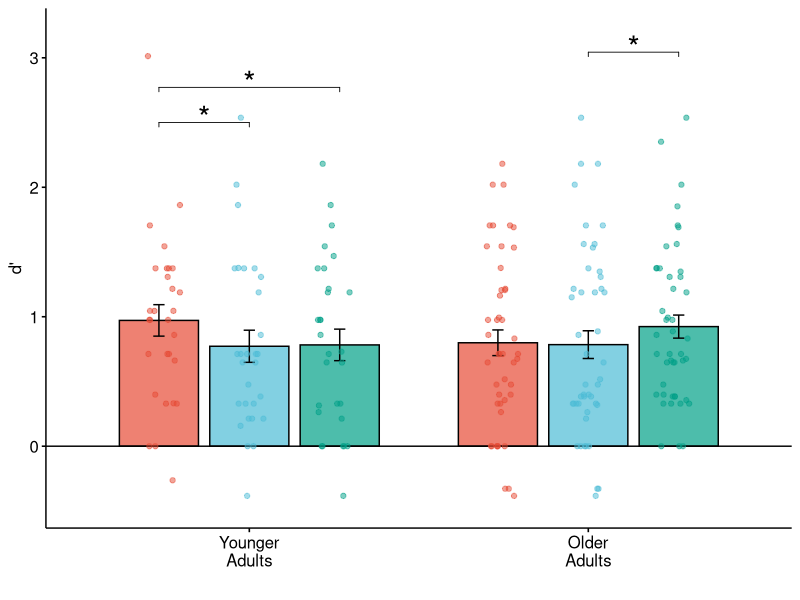
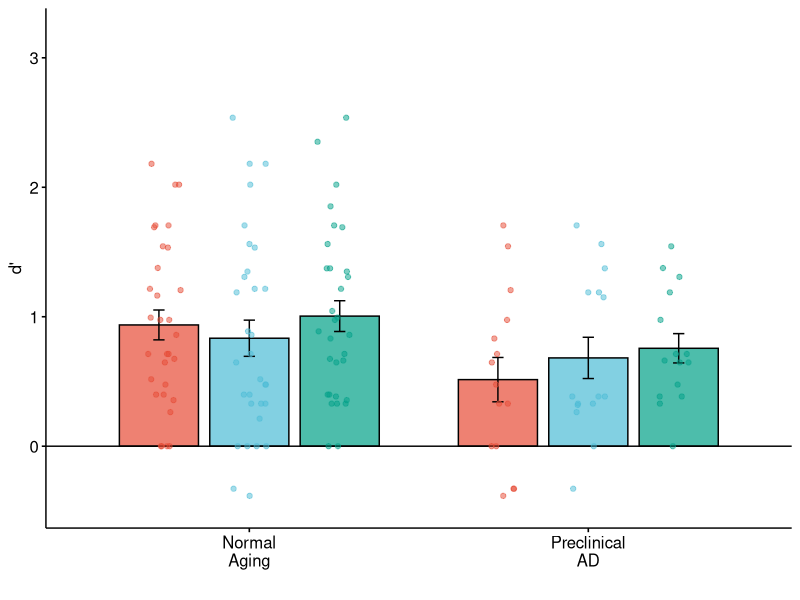
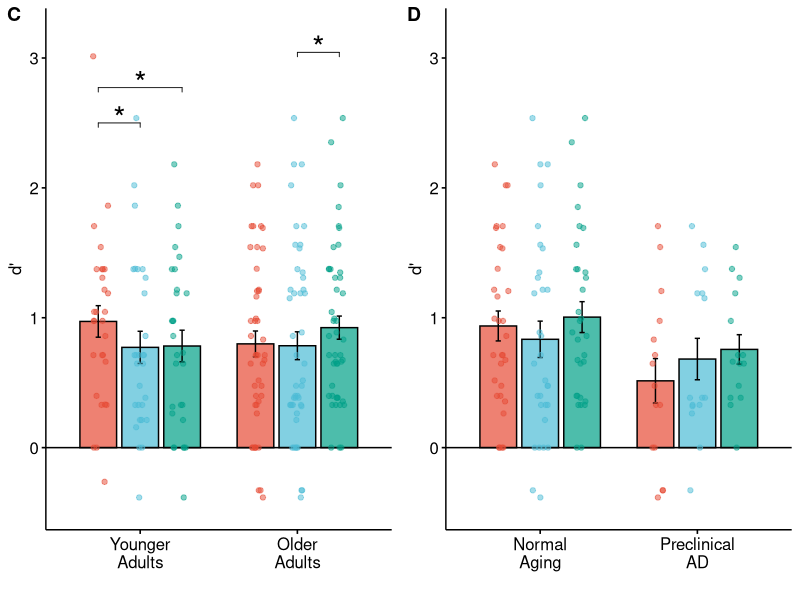
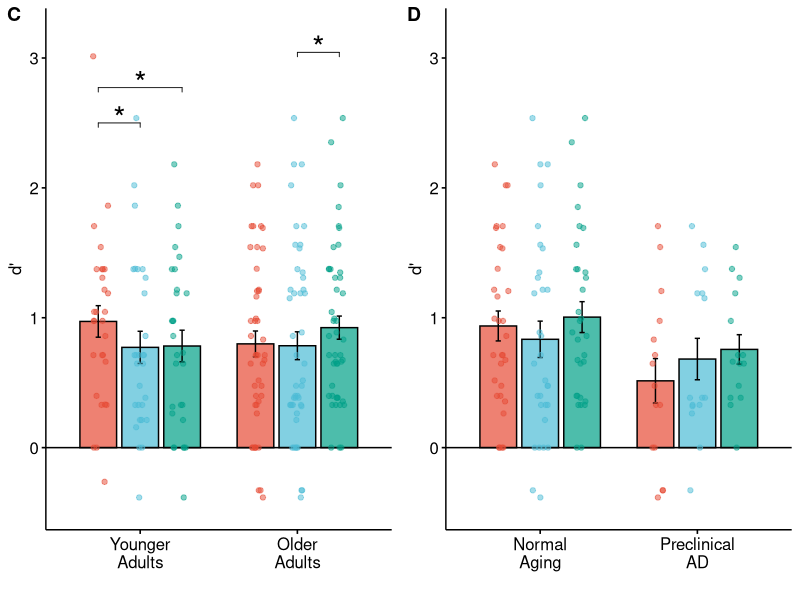

Write R code to recreate these figures, in order.
## ---- chunk 1
knitr::opts_chunk$set(echo = TRUE)
## ---- chunk 2
# Load Libraries
library(tidyverse) # v2.0.0
library(ggpubr) # v0.6.0
library(rstatix) # v0.7.2
library(lme4) # v1.1.32
library(lmerTest) # v3.1.3
library(emmeans) # v1.10.0

# Set colorscales
npg_pal <- get_palette(palette = 'npg', 3)
npg_RL <- c(npg_pal[1], npg_pal[3])

# Read in data
df <- read_csv('data_fig1.csv')
df$age_group <- factor(df$age_group, levels = c('Younger\nAdults',
                                                    'Older\nAdults'))
df$biomarker_group <- factor(df$biomarker_group, levels = c('Younger\nAdults',
                                                        'Normal\nAging',
                                                        'Preclinical\nAD'))
data_C <- df
data_D <- df
## ---- chunk 3
# PANEL C: Stats
print("+---------- Linear Mixed Effects Model ----------+")
dprime_mod <- lmer(dprime ~ age_group*valence + (1 | subject), 
                   data_C)
summary(dprime_mod)

print("+---------- Post-Hoc Paired T-test Tests ----------+")
emm1 = emmeans(dprime_mod, specs = pairwise ~ valence|age_group,
               type = 'repsonse', adjust = 'none')
emm1_contrasts <- emm1$contrasts %>% rbind(adjust = 'none')
emm1_contrasts <- as.data.frame(emm1_contrasts) %>% 
  separate(col = contrast, into = c('group1', 'group2'), sep = ' - ') %>%
  filter(p.value < 0.05) %>%
  mutate(sig = case_when(p.value < 0.05 ~ '*')) %>%
  add_xy_position(data = data_C, formula = dprime ~ age_group,
                  x = "age_group", group = 'valence', fun = "mean_se", dodge = 0.8)
emm1$contrasts
## ---- chunk 4
print("+---------- Linear Mixed Effects Model (control for learning) ----------+")
dprime_mod <- lmer(dprime ~ age_group*valence + learning_accuracy + (1 | subject), 
                   data_C)
summary(dprime_mod)

print("+---------- Paired T-test Post-Hoc Tests ----------+")
emm2 = emmeans(dprime_mod, specs = pairwise ~ valence|age_group,
               type = 'repsonse', adjust = 'none')
emm2$contrasts
## ---- chunk 5
figC <- ggbarplot(data_C, 
               x = "age_group", 
               y = "dprime", 
               fill = "valence",
               alpha = 0.7,
               palette = "npg", 
               add = "mean_se", 
               xlab = "",
               ylab = "d\'",
               ylim = c(-0.45, 3.2),
               position = position_dodge(0.8)) +
        geom_hline(yintercept = 0) +
        geom_jitter(aes(color = valence, fill = valence), alpha = 0.5,
              position = position_jitterdodge(0.1))
figC <- figC + stat_pvalue_manual(emm1_contrasts, label = 'sig', 
                                  tip.length = 0.01, step.increase = 0.08, 
                                  y.position = 2.5, size = 8) +
        theme(legend.position = 'none')
figC
## ---- chunk 6
# PANEL D: Stats
print("+---------- Linear Mixed Effects Model ----------+")
dprime_mod <- lmer(dprime ~ valence*biomarker_group + age + sex + yrs_edu + (1 | subject), 
                   data_D %>% filter(biomarker_group != 'Younger\nAdults'))
summary(dprime_mod)

print("+---------- Post-Hoc Paired T-test Tests ----------+")
emm1 = emmeans(dprime_mod, specs = pairwise ~ valence|biomarker_group,
               type = 'repsonse', adjust = 'none')
emm1_contrasts <- emm1$contrasts %>% rbind(adjust = 'none')
emm1_contrasts <- as.data.frame(emm1_contrasts) %>% 
  separate(col = contrast, into = c('group1', 'group2'), sep = ' - ') %>%
  filter(p.value < 0.05) %>%
  mutate(sig = case_when(p.value < 0.05 ~ '*')) %>%
  add_xy_position(data = data_C, formula = dprime ~ age_group,
                  x = "age_group", group = 'valence', fun = "mean_se", dodge = 0.8)
emm1$contrasts
## ---- chunk 7
print("+---------- Linear Mixed Effects Model control for learning ----------+")
dprime_mod <- lmer(dprime ~ valence*biomarker_group + learning_accuracy + age + sex + yrs_edu + (1 | subject), 
                   data_D %>% filter(biomarker_group != 'Younger\nAdults'))
summary(dprime_mod)

print("+---------- Post-Hoc Paired T-test Tests ----------+")
emm2 = emmeans(dprime_mod, specs = pairwise ~ valence|biomarker_group,
               type = 'repsonse', adjust = 'none')
emm2$contrasts
## ---- chunk 8
data_D <- data_D %>% filter(biomarker_group != 'Younger\nAdults')
data_D$biomarker_group <- factor(data_D$biomarker_group, 
                                 levels = c('Normal\nAging', 'Preclinical\nAD'))
figD <- ggbarplot(data_D, 
               x = "biomarker_group", 
               y = "dprime", 
               fill = "valence",
               alpha = 0.7,
               palette = "npg", 
               add = "mean_se", 
               xlab = "",
               ylab = "d\'",
               ylim = c(-0.45, 3.2),
               position = position_dodge(0.8)) +
        geom_hline(yintercept = 0) +
        geom_jitter(aes(color = valence, fill = valence), alpha = 0.5,
              position = position_jitterdodge(0.1)) +
        theme(legend.position = 'none')
# No significant differences in post-hoc test
#figD <- figD + stat_pvalue_manual(emm1_contrasts, label = 'sig', tip.length = 0.01,
#                       step.increase = 0.08, y.position = 2.5, size = 8)

figD
## ---- chunk 9
behavioral_fig <- ggarrange(figC, figD,
          ncol = 2,
          labels = c('C', 'D'))

ggsave(behavioral_fig, filename = 'fig1.pdf', width = 6.5, height = 2.5, units = 'in')

behavioral_fig
